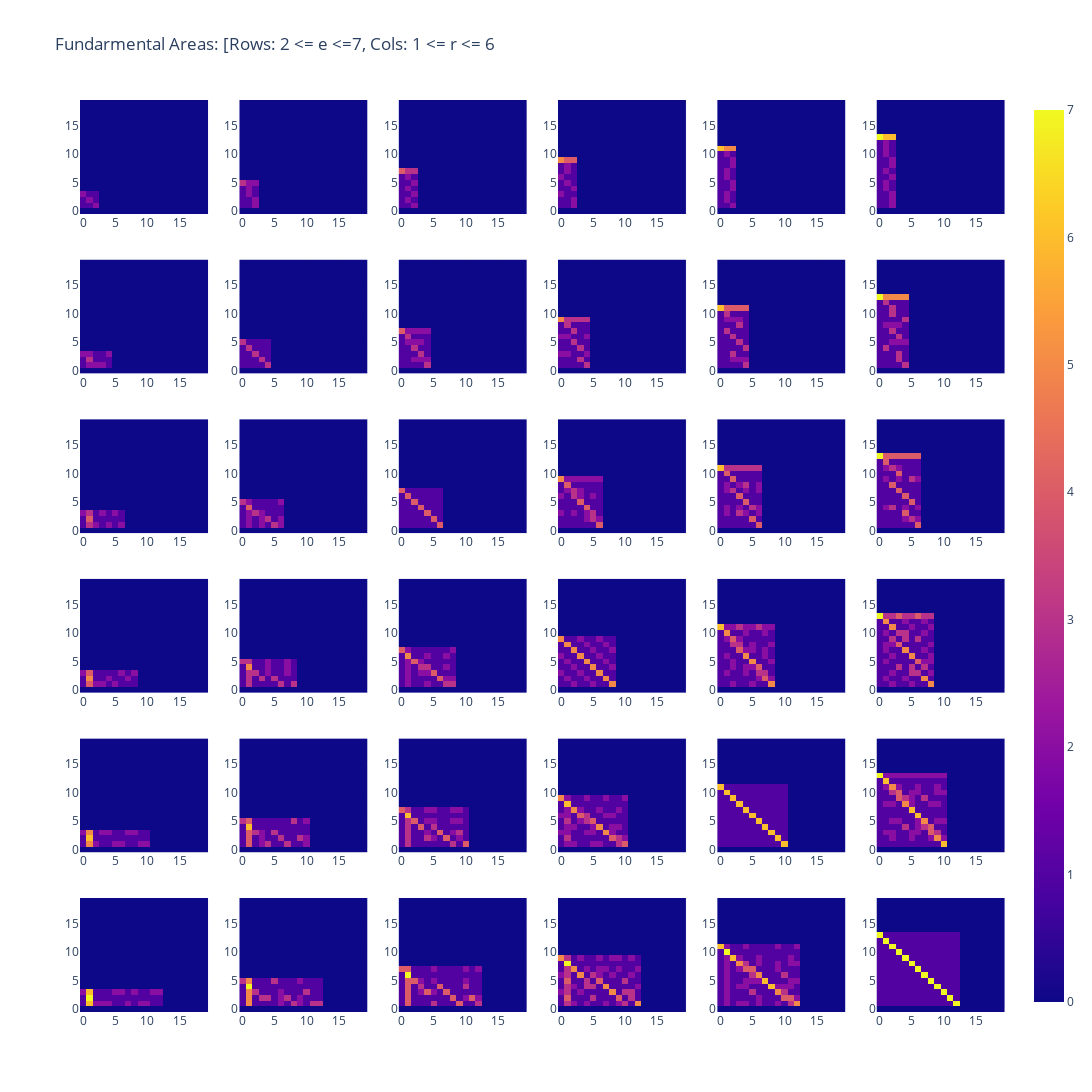

Source (notebook cell):
### Code cell
Row, Col = 6, 6
box_size = 20  #max(2*Col+1, 2*Row-1)
fig = make_subplots(Row, Col)
#---
for e, r in itertools.product(range(2,Row+2), range(1,Col+1)):
    funda_area = np.zeros((box_size,box_size), dtype=int)
    shift = max(0, e-r)
    size = 20
    tamed_matrix = []
    df = pd.read_csv(f"data/T-L_R_series/T-L={e}_R={r}_100x100.csv")
    for b in range(size):
        seq = []
        s = b+r
        for i in range(size):
            try:
                seq += [df.values[b+shift][s+i]]
            except:
                seq += [0]
        tamed_matrix += [seq]
    tv = [2*r+1, 2*e-1]
    for i,j in itertools.product(range(box_size),range(box_size)):
        try:
            funda_area[i+1][j] = np.array(tamed_matrix)[1:tv[0]+1,:tv[1]][i][j]
        except: pass
    hm = px.imshow(funda_area, aspect='equal')
    fig.append_trace(hm.data[0], e-1, r)
#     fig.append_trace(px.imshow(tamed_matrix).data[0], e-1, r)
# ---
fig.update_layout(height=210*Row, width=200*Col, title=f"Fundarmental Areas: [Rows: 2 <= e <={Row+1}, Cols: 1 <= r <= {Col}")
# ---
fig.show()

### Figure 1 — Plotly figure (JSON) as saved in the notebook; plotly's stock layout.template omitted (floating-point values rounded to 4 significant figures; data arrays with more than 128 entries replaced by an {"elided": "..."} marker saying what was removed)
{"data": [{"coloraxis": "coloraxis", "hovertemplate": "x: %{x}<br>y: %{y}<br>color: %{z}<extra></extra>", "name": "0", "type": "heatmap", "xaxis": "x", "yaxis": "y", "z": {"elided": "20x20 int values"}}, {"coloraxis": "coloraxis", "hovertemplate": "x: %{x}<br>y: %{y}<br>color: %{z}<extra></extra>", "name": "0", "type": "heatmap", "xaxis": "x2", "yaxis": "y2", "z": {"elided": "20x20 int values"}}, {"coloraxis": "coloraxis", "hovertemplate": "x: %{x}<br>y: %{y}<br>color: %{z}<extra></extra>", "name": "0", "type": "heatmap", "xaxis": "x3", "yaxis": "y3", "z": {"elided": "20x20 int values"}}, {"coloraxis": "coloraxis", "hovertemplate": "x: %{x}<br>y: %{y}<br>color: %{z}<extra></extra>", "name": "0", "type": "heatmap", "xaxis": "x4", "yaxis": "y4", "z": {"elided": "20x20 int values"}}, {"coloraxis": "coloraxis", "hovertemplate": "x: %{x}<br>y: %{y}<br>color: %{z}<extra></extra>", "name": "0", "type": "heatmap", "xaxis": "x5", "yaxis": "y5", "z": {"elided": "20x20 int values"}}, {"coloraxis": "coloraxis", "hovertemplate": "x: %{x}<br>y: %{y}<br>color: %{z}<extra></extra>", "name": "0", "type": "heatmap", "xaxis": "x6", "yaxis": "y6", "z": {"elided": "20x20 int values"}}, {"coloraxis": "coloraxis", "hovertemplate": "x: %{x}<br>y: %{y}<br>color: %{z}<extra></extra>", "name": "0", "type": "heatmap", "xaxis": "x7", "yaxis": "y7", "z": {"elided": "20x20 int values"}}, {"coloraxis": "coloraxis", "hovertemplate": "x: %{x}<br>y: %{y}<br>color: %{z}<extra></extra>", "name": "0", "type": "heatmap", "xaxis": "x8", "yaxis": "y8", "z": {"elided": "20x20 int values"}}, {"coloraxis": "coloraxis", "hovertemplate": "x: %{x}<br>y: %{y}<br>color: %{z}<extra></extra>", "name": "0", "type": "heatmap", "xaxis": "x9", "yaxis": "y9", "z": {"elided": "20x20 int values"}}, {"coloraxis": "coloraxis", "hovertemplate": "x: %{x}<br>y: %{y}<br>color: %{z}<extra></extra>", "name": "0", "type": "heatmap", "xaxis": "x10", "yaxis": "y10", "z": {"elided": "20x20 int values"}}, {"coloraxis": "coloraxis", "hovertemplate": "x: %{x}<br>y: %{y}<br>color: %{z}<extra></extra>", "name": "0", "type": "heatmap", "xaxis": "x11", "yaxis": "y11", "z": {"elided": "20x20 int values"}}, {"coloraxis": "coloraxis", "hovertemplate": "x: %{x}<br>y: %{y}<br>color: %{z}<extra></extra>", "name": "0", "type": "heatmap", "xaxis": "x12", "yaxis": "y12", "z": {"elided": "20x20 int values"}}, {"coloraxis": "coloraxis", "hovertemplate": "x: %{x}<br>y: %{y}<br>color: %{z}<extra></extra>", "name": "0", "type": "heatmap", "xaxis": "x13", "yaxis": "y13", "z": {"elided": "20x20 int values"}}, {"coloraxis": "coloraxis", "hovertemplate": "x: %{x}<br>y: %{y}<br>color: %{z}<extra></extra>", "name": "0", "type": "heatmap", "xaxis": "x14", "yaxis": "y14", "z": {"elided": "20x20 int values"}}, {"coloraxis": "coloraxis", "hovertemplate": "x: %{x}<br>y: %{y}<br>color: %{z}<extra></extra>", "name": "0", "type": "heatmap", "xaxis": "x15", "yaxis": "y15", "z": {"elided": "20x20 int values"}}, {"coloraxis": "coloraxis", "hovertemplate": "x: %{x}<br>y: %{y}<br>color: %{z}<extra></extra>", "name": "0", "type": "heatmap", "xaxis": "x16", "yaxis": "y16", "z": {"elided": "20x20 int values"}}, {"coloraxis": "coloraxis", "hovertemplate": "x: %{x}<br>y: %{y}<br>color: %{z}<extra></extra>", "name": "0", "type": "heatmap", "xaxis": "x17", "yaxis": "y17", "z": {"elided": "20x20 int values"}}, {"coloraxis": "coloraxis", "hovertemplate": "x: %{x}<br>y: %{y}<br>color: %{z}<extra></extra>", "name": "0", "type": "heatmap", "xaxis": "x18", "yaxis": "y18", "z": {"elided": "20x20 int values"}}, {"coloraxis": "coloraxis", "hovertemplate": "x: %{x}<br>y: %{y}<br>color: %{z}<extra></extra>", "name": "0", "type": "heatmap", "xaxis": "x19", "yaxis": "y19", "z": {"elided": "20x20 int values"}}, {"coloraxis": "coloraxis", "hovertemplate": "x: %{x}<br>y: %{y}<br>color: %{z}<extra></extra>", "name": "0", "type": "heatmap", "xaxis": "x20", "yaxis": "y20", "z": {"elided": "20x20 int values"}}, {"coloraxis": "coloraxis", "hovertemplate": "x: %{x}<br>y: %{y}<br>color: %{z}<extra></extra>", "name": "0", "type": "heatmap", "xaxis": "x21", "yaxis": "y21", "z": {"elided": "20x20 int values"}}, {"coloraxis": "coloraxis", "hovertemplate": "x: %{x}<br>y: %{y}<br>color: %{z}<extra></extra>", "name": "0", "type": "heatmap", "xaxis": "x22", "yaxis": "y22", "z": {"elided": "20x20 int values"}}, {"coloraxis": "coloraxis", "hovertemplate": "x: %{x}<br>y: %{y}<br>color: %{z}<extra></extra>", "name": "0", "type": "heatmap", "xaxis": "x23", "yaxis": "y23", "z": {"elided": "20x20 int values"}}, {"coloraxis": "coloraxis", "hovertemplate": "x: %{x}<br>y: %{y}<br>color: %{z}<extra></extra>", "name": "0", "type": "heatmap", "xaxis": "x24", "yaxis": "y24", "z": {"elided": "20x20 int values"}}, {"coloraxis": "coloraxis", "hovertemplate": "x: %{x}<br>y: %{y}<br>color: %{z}<extra></extra>", "name": "0", "type": "heatmap", "xaxis": "x25", "yaxis": "y25", "z": {"elided": "20x20 int values"}}, {"coloraxis": "coloraxis", "hovertemplate": "x: %{x}<br>y: %{y}<br>color: %{z}<extra></extra>", "name": "0", "type": "heatmap", "xaxis": "x26", "yaxis": "y26", "z": {"elided": "20x20 int values"}}, {"coloraxis": "coloraxis", "hovertemplate": "x: %{x}<br>y: %{y}<br>color: %{z}<extra></extra>", "name": "0", "type": "heatmap", "xaxis": "x27", "yaxis": "y27", "z": {"elided": "20x20 int values"}}, {"coloraxis": "coloraxis", "hovertemplate": "x: %{x}<br>y: %{y}<br>color: %{z}<extra></extra>", "name": "0", "type": "heatmap", "xaxis": "x28", "yaxis": "y28", "z": {"elided": "20x20 int values"}}, {"coloraxis": "coloraxis", "hovertemplate": "x: %{x}<br>y: %{y}<br>color: %{z}<extra></extra>", "name": "0", "type": "heatmap", "xaxis": "x29", "yaxis": "y29", "z": {"elided": "20x20 int values"}}, {"coloraxis": "coloraxis", "hovertemplate": "x: %{x}<br>y: %{y}<br>color: %{z}<extra></extra>", "name": "0", "type": "heatmap", "xaxis": "x30", "yaxis": "y30", "z": {"elided": "20x20 int values"}}, {"coloraxis": "coloraxis", "hovertemplate": "x: %{x}<br>y: %{y}<br>color: %{z}<extra></extra>", "name": "0", "type": "heatmap", "xaxis": "x31", "yaxis": "y31", "z": {"elided": "20x20 int values"}}, {"coloraxis": "coloraxis", "hovertemplate": "x: %{x}<br>y: %{y}<br>color: %{z}<extra></extra>", "name": "0", "type": "heatmap", "xaxis": "x32", "yaxis": "y32", "z": {"elided": "20x20 int values"}}, {"coloraxis": "coloraxis", "hovertemplate": "x: %{x}<br>y: %{y}<br>color: %{z}<extra></extra>", "name": "0", "type": "heatmap", "xaxis": "x33", "yaxis": "y33", "z": {"elided": "20x20 int values"}}, {"coloraxis": "coloraxis", "hovertemplate": "x: %{x}<br>y: %{y}<br>color: %{z}<extra></extra>", "name": "0", "type": "heatmap", "xaxis": "x34", "yaxis": "y34", "z": {"elided": "20x20 int values"}}, {"coloraxis": "coloraxis", "hovertemplate": "x: %{x}<br>y: %{y}<br>color: %{z}<extra></extra>", "name": "0", "type": "heatmap", "xaxis": "x35", "yaxis": "y35", "z": {"elided": "20x20 int values"}}, {"coloraxis": "coloraxis", "hovertemplate": "x: %{x}<br>y: %{y}<br>color: %{z}<extra></extra>", "name": "0", "type": "heatmap", "xaxis": "x36", "yaxis": "y36", "z": {"elided": "20x20 int values"}}], "layout": {"height": 1260, "title": {"text": "Fundarmental Areas: [Rows: 2 <= e <=7, Cols: 1 <= r <= 6"}, "width": 1200, "xaxis": {"anchor": "y", "autorange": true, "domain": [0, 0.1389], "range": [-0.5, 19.5]}, "xaxis10": {"anchor": "y10", "autorange": true, "domain": [0.5167, 0.6556], "range": [-0.5, 19.5]}, "xaxis11": {"anchor": "y11", "autorange": true, "domain": [0.6889, 0.8278], "range": [-0.5, 19.5]}, "xaxis12": {"anchor": "y12", "autorange": true, "domain": [0.8611, 1], "range": [-0.5, 19.5]}, "xaxis13": {"anchor": "y13", "autorange": true, "domain": [0, 0.1389], "range": [-0.5, 19.5]}, "xaxis14": {"anchor": "y14", "autorange": true, "domain": [0.1722, 0.3111], "range": [-0.5, 19.5]}, "xaxis15": {"anchor": "y15", "autorange": true, "domain": [0.3444, 0.4833], "range": [-0.5, 19.5]}, "xaxis16": {"anchor": "y16", "autorange": true, "domain": [0.5167, 0.6556], "range": [-0.5, 19.5]}, "xaxis17": {"anchor": "y17", "autorange": true, "domain": [0.6889, 0.8278], "range": [-0.5, 19.5]}, "xaxis18": {"anchor": "y18", "autorange": true, "domain": [0.8611, 1], "range": [-0.5, 19.5]}, "xaxis19": {"anchor": "y19", "autorange": true, "domain": [0, 0.1389], "range": [-0.5, 19.5]}, "xaxis2": {"anchor": "y2", "autorange": true, "domain": [0.1722, 0.3111], "range": [-0.5, 19.5]}, "xaxis20": {"anchor": "y20", "autorange": true, "domain": [0.1722, 0.3111], "range": [-0.5, 19.5]}, "xaxis21": {"anchor": "y21", "autorange": true, "domain": [0.3444, 0.4833], "range": [-0.5, 19.5]}, "xaxis22": {"anchor": "y22", "autorange": true, "domain": [0.5167, 0.6556], "range": [-0.5, 19.5]}, "xaxis23": {"anchor": "y23", "autorange": true, "domain": [0.6889, 0.8278], "range": [-0.5, 19.5]}, "xaxis24": {"anchor": "y24", "autorange": true, "domain": [0.8611, 1], "range": [-0.5, 19.5]}, "xaxis25": {"anchor": "y25", "autorange": true, "domain": [0, 0.1389], "range": [-0.5, 19.5]}, "xaxis26": {"anchor": "y26", "autorange": true, "domain": [0.1722, 0.3111], "range": [-0.5, 19.5]}, "xaxis27": {"anchor": "y27", "autorange": true, "domain": [0.3444, 0.4833], "range": [-0.5, 19.5]}, "xaxis28": {"anchor": "y28", "autorange": true, "domain": [0.5167, 0.6556], "range": [-0.5, 19.5]}, "xaxis29": {"anchor": "y29", "autorange": true, "domain": [0.6889, 0.8278], "range": [-0.5, 19.5]}, "xaxis3": {"anchor": "y3", "autorange": true, "domain": [0.3444, 0.4833], "range": [-0.5, 19.5]}, "xaxis30": {"anchor": "y30", "autorange": true, "domain": [0.8611, 1], "range": [-0.5, 19.5]}, "xaxis31": {"anchor": "y31", "autorange": true, "domain": [0, 0.1389], "range": [-0.5, 19.5]}, "xaxis32": {"anchor": "y32", "autorange": true, "domain": [0.1722, 0.3111], "range": [-0.5, 19.5]}, "xaxis33": {"anchor": "y33", "autorange": true, "domain": [0.3444, 0.4833], "range": [-0.5, 19.5]}, "xaxis34": {"anchor": "y34", "autorange": true, "domain": [0.5167, 0.6556], "range": [-0.5, 19.5]}, "xaxis35": {"anchor": "y35", "autorange": true, "domain": [0.6889, 0.8278], "range": [-0.5, 19.5]}, "xaxis36": {"anchor": "y36", "autorange": true, "domain": [0.8611, 1], "range": [-0.5, 19.5]}, "xaxis4": {"anchor": "y4", "autorange": true, "domain": [0.5167, 0.6556], "range": [-0.5, 19.5]}, "xaxis5": {"anchor": "y5", "autorange": true, "domain": [0.6889, 0.8278], "range": [-0.5, 19.5]}, "xaxis6": {"anchor": "y6", "autorange": true, "domain": [0.8611, 1], "range": [-0.5, 19.5]}, "xaxis7": {"anchor": "y7", "autorange": true, "domain": [0, 0.1389], "range": [-0.5, 19.5]}, "xaxis8": {"anchor": "y8", "autorange": true, "domain": [0.1722, 0.3111], "range": [-0.5, 19.5]}, "xaxis9": {"anchor": "y9", "autorange": true, "domain": [0.3444, 0.4833], "range": [-0.5, 19.5]}, "yaxis": {"anchor": "x", "autorange": true, "domain": [0.875, 1], "range": [-0.5, 19.5]}, "yaxis10": {"anchor": "x10", "autorange": true, "domain": [0.7, 0.825], "range": [-0.5, 19.5]}, "yaxis11": {"anchor": "x11", "autorange": true, "domain": [0.7, 0.825], "range": [-0.5, 19.5]}, "yaxis12": {"anchor": "x12", "autorange": true, "domain": [0.7, 0.825], "range": [-0.5, 19.5]}, "yaxis13": {"anchor": "x13", "autorange": true, "domain": [0.525, 0.65], "range": [-0.5, 19.5]}, "yaxis14": {"anchor": "x14", "autorange": true, "domain": [0.525, 0.65], "range": [-0.5, 19.5]}, "yaxis15": {"anchor": "x15", "autorange": true, "domain": [0.525, 0.65], "range": [-0.5, 19.5]}, "yaxis16": {"anchor": "x16", "autorange": true, "domain": [0.525, 0.65], "range": [-0.5, 19.5]}, "yaxis17": {"anchor": "x17", "autorange": true, "domain": [0.525, 0.65], "range": [-0.5, 19.5]}, "yaxis18": {"anchor": "x18", "autorange": true, "domain": [0.525, 0.65], "range": [-0.5, 19.5]}, "yaxis19": {"anchor": "x19", "autorange": true, "domain": [0.35, 0.475], "range": [-0.5, 19.5]}, "yaxis2": {"anchor": "x2", "autorange": true, "domain": [0.875, 1], "range": [-0.5, 19.5]}, "yaxis20": {"anchor": "x20", "autorange": true, "domain": [0.35, 0.475], "range": [-0.5, 19.5]}, "yaxis21": {"anchor": "x21", "autorange": true, "domain": [0.35, 0.475], "range": [-0.5, 19.5]}, "yaxis22": {"anchor": "x22", "autorange": true, "domain": [0.35, 0.475], "range": [-0.5, 19.5]}, "yaxis23": {"anchor": "x23", "autorange": true, "domain": [0.35, 0.475], "range": [-0.5, 19.5]}, "yaxis24": {"anchor": "x24", "autorange": true, "domain": [0.35, 0.475], "range": [-0.5, 19.5]}, "yaxis25": {"anchor": "x25", "autorange": true, "domain": [0.175, 0.3], "range": [-0.5, 19.5]}, "yaxis26": {"anchor": "x26", "autorange": true, "domain": [0.175, 0.3], "range": [-0.5, 19.5]}, "yaxis27": {"anchor": "x27", "autorange": true, "domain": [0.175, 0.3], "range": [-0.5, 19.5]}, "yaxis28": {"anchor": "x28", "autorange": true, "domain": [0.175, 0.3], "range": [-0.5, 19.5]}, "yaxis29": {"anchor": "x29", "autorange": true, "domain": [0.175, 0.3], "range": [-0.5, 19.5]}, "yaxis3": {"anchor": "x3", "autorange": true, "domain": [0.875, 1], "range": [-0.5, 19.5]}, "yaxis30": {"anchor": "x30", "autorange": true, "domain": [0.175, 0.3], "range": [-0.5, 19.5]}, "yaxis31": {"anchor": "x31", "autorange": true, "domain": [0, 0.125], "range": [-0.5, 19.5]}, "yaxis32": {"anchor": "x32", "autorange": true, "domain": [0, 0.125], "range": [-0.5, 19.5]}, "yaxis33": {"anchor": "x33", "autorange": true, "domain": [0, 0.125], "range": [-0.5, 19.5]}, "yaxis34": {"anchor": "x34", "autorange": true, "domain": [0, 0.125], "range": [-0.5, 19.5]}, "yaxis35": {"anchor": "x35", "autorange": true, "domain": [0, 0.125], "range": [-0.5, 19.5]}, "yaxis36": {"anchor": "x36", "autorange": true, "domain": [0, 0.125], "range": [-0.5, 19.5]}, "yaxis4": {"anchor": "x4", "autorange": true, "domain": [0.875, 1], "range": [-0.5, 19.5]}, "yaxis5": {"anchor": "x5", "autorange": true, "domain": [0.875, 1], "range": [-0.5, 19.5]}, "yaxis6": {"anchor": "x6", "autorange": true, "domain": [0.875, 1], "range": [-0.5, 19.5]}, "yaxis7": {"anchor": "x7", "autorange": true, "domain": [0.7, 0.825], "range": [-0.5, 19.5]}, "yaxis8": {"anchor": "x8", "autorange": true, "domain": [0.7, 0.825], "range": [-0.5, 19.5]}, "yaxis9": {"anchor": "x9", "autorange": true, "domain": [0.7, 0.825], "range": [-0.5, 19.5]}}}
